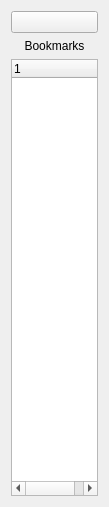
<?xml version="1.0" encoding="UTF-8"?>
<ui version="4.0">
 <class>BookmarkMenu</class>
 <widget class="QWidget" name="BookmarkMenu">
  <property name="geometry">
   <rect>
    <x>0</x>
    <y>0</y>
    <width>109</width>
    <height>507</height>
   </rect>
  </property>
  <property name="windowTitle">
   <string>Form</string>
  </property>
  <layout class="QVBoxLayout" name="verticalLayout">
   <item>
    <widget class="QPushButton" name="closeButton">
     <property name="text">
      <string/>
     </property>
    </widget>
   </item>
   <item>
    <widget class="QLabel" name="label">
     <property name="text">
      <string>Bookmarks</string>
     </property>
     <property name="alignment">
      <set>Qt::AlignCenter</set>
     </property>
    </widget>
   </item>
   <item>
    <widget class="QTreeWidget" name="bookmarks">
     <column>
      <property name="text">
       <string notr="true">1</string>
      </property>
     </column>
    </widget>
   </item>
  </layout>
 </widget>
 <resources/>
 <connections/>
</ui>
